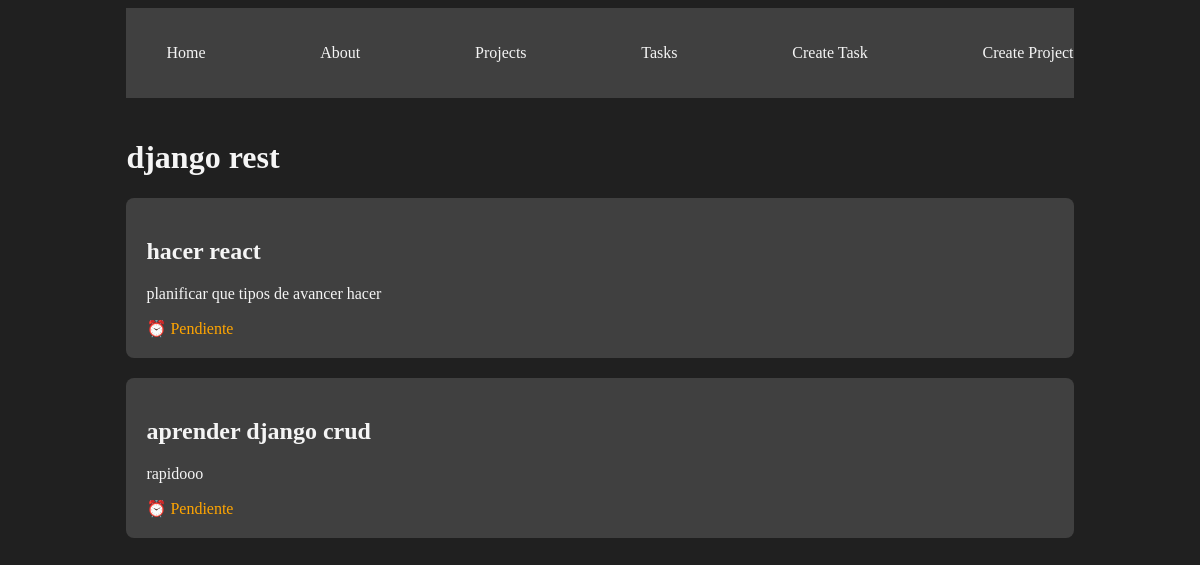
The app's page /projects/2 with its own data.
### myapp/models.py (models this page shows, shortened)
class Project (models.Model):
    name = models.CharField(max_length=100)

class task (models.Model):
    title = models.CharField(max_length=100)
    description = models.TextField()
    project = models.ForeignKey(Project, on_delete=models.CASCADE)
    done = models.BooleanField(default=False)

### myapp/views.py (the view)
# urls.py: path('projects/<int:id>', views.project_detail , name='projects_detail'),
def project_detail(request ,id):
    project = get_object_or_404(Project, id=id)
    tasks = task.objects.filter(project_id=id)
    return render(request, 'projects/detail.html',{
        'project': project ,
        'tasks': tasks
    })

### myapp/templates/projects/detail.html
{% extends 'layouts/base1.html' %}
{% block content %}
<h1>{{ project.name }}</h1>
{% if tasks %}
    {% for task in tasks %}
        <div class="card">
            <h2>{{ task.title }}</h2>
            <p>{{ task.description }}</p>
            {% if task.done %}
                <span style="color: green;">✅ Completada</span>
            {% else %}
                <span style="color: orange;">⏰ Pendiente</span>
            {% endif %}
        </div>
    {% endfor %}
{% else %}
    <div class="no-tasks">
        <p>No hay tareas asociadas a este proyecto por el momento.</p>
        <a href="{% url 'create_tasks' %}" class="btn">Crear nueva tarea</a>
    </div>
{% endif %}
{% endblock %}

### myapp/static/styles/main.css (style rules this page uses)
body { background: #202020; color : whitesmoke }
.card { background: #404040; padding: 20px; margin-bottom: 20px; border-radius: 8px; }

### records on screen
Project: name "django rest"
task: title "hacer react", description "planificar que tipos de avancer hacer", done "⏰ Pendiente"
task: title "aprender django crud", description "rapidooo", done "⏰ Pendiente"
